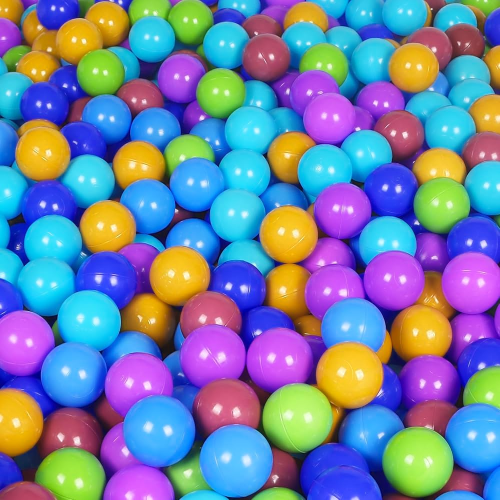
#> input picture assets/images/colored_balls.jpg, 1000 x 1000 px (shown at 1/2 size)
$ jupyter execute L19_2D_convolution.ipynb   (older library calls are emulated)
#> lines starting #> are read from the running program, lines starting #| are printed output that depends on the picture
### cv2.filter2D
universal function that accept to apply your own linear filters for different points:
* all coefficients are same - averaging and blur
* central coefficient is greater than others - possibly sharpness increasing
* positive and negative coefficients - changes in brightness and contours can be detected
* sum of coefficients equals zero - the Kernel often used for spatial changes of intensity

O(H W N), if N > 11 using the Fourier transform

[cell 1]
import cv2
import numpy as np
import matplotlib.pyplot as plt

from core.entities.constants import Paths as p

[cell 2]
image_path = p.IMAGE_ASSETS / "colored_balls.jpg"

img = cv2.imread(image_path, cv2.IMREAD_COLOR_RGB)
#> img is the input picture: shape (1000, 1000, 3); mean B, G, R 164.6, 128.7, 113.2
plt.figure()
plt.imshow(img)

# BLUR
the kernel has same coefficients

[cell 3]
k_size = 50
kernel = np.ones((k_size, k_size), np.float32) / (k_size*k_size)
kernel

[cell 4]
filtered = cv2.filter2D(img, -1, kernel)
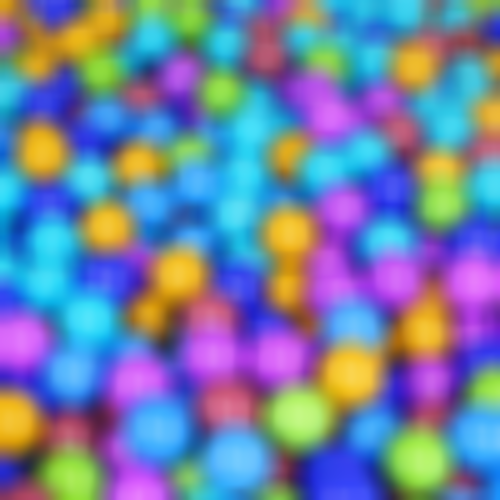
#> filtered: shape (1000, 1000, 3) (shown at 1/2 size); mean B, G, R 164.6, 128.8, 113.2
plt.figure()
plt.subplot(121)
plt.title("original")
plt.imshow(img)

plt.subplot(122)
plt.title("filtered")
plt.imshow(filtered)
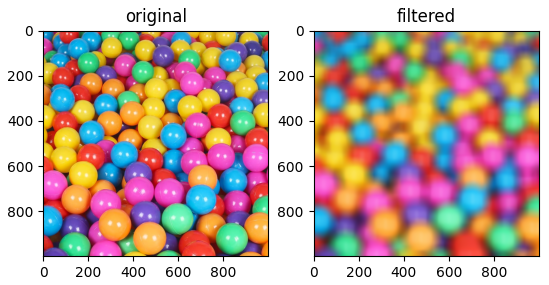
#> figure drawn by matplotlib, 2 panels; B, G, R data is drawn as R, G, B

1. Визначає локальне вікно (k_size * k_size).
2. Множить кожен піксель на відповідний коефіцієнт ядра.
3. Складає дев'ять результатів.
4. Записує отримане значення у відповідну позицію вихідного зображення.
5. Повторює операцію для інших пікселів.
Оскільки всі дев'ять коефіцієнтів однакові, результат дорівнює середній інтенсивності локального вікна.

# Sharpening

[cell 5]
kernel = np.array([
    [0, -1, 0],
    [-1, 5, -1],
    [0, -1, 0]
], dtype="float32")
kernel

[cell 6]
sharpened_raw = cv2.filter2D(img, cv2.CV_32F, kernel)
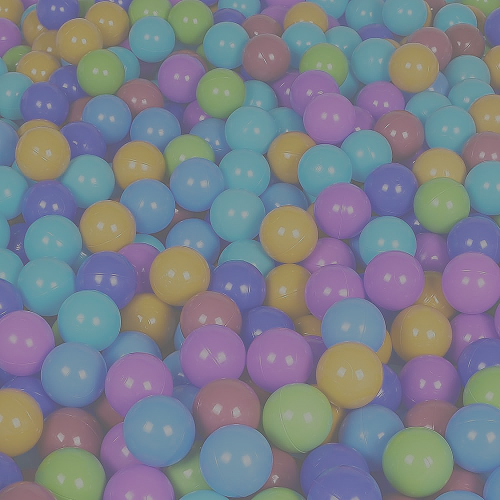
#> sharpened_raw: shape (1000, 1000, 3) float32 (shown at 1/2 size); mean B, G, R 164.6, 128.7, 113.2; drawn with min black and max white
sharpened_corrected = np.clip(sharpened_raw, 0, 255).astype("uint8")

plt.figure()
plt.subplot(131)
plt.title("original")
plt.imshow(img)
plt.axis('off')

plt.subplot(132)
plt.title("sharpened_raw")
plt.imshow(sharpened_raw / 255.0)
plt.axis('off')

plt.subplot(133)
plt.title("sharpened corrected")
plt.imshow(sharpened_corrected)
plt.axis('off')
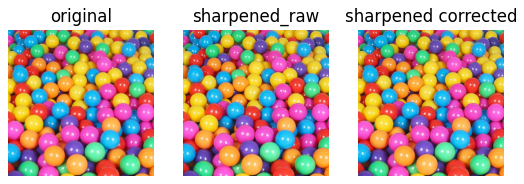
#> figure drawn by matplotlib, 3 panels; B, G, R data is drawn as R, G, B

# extraction of horizontal and vertical contours

[cell 7]
gray = cv2.cvtColor(img, cv2.COLOR_BGR2GRAY)
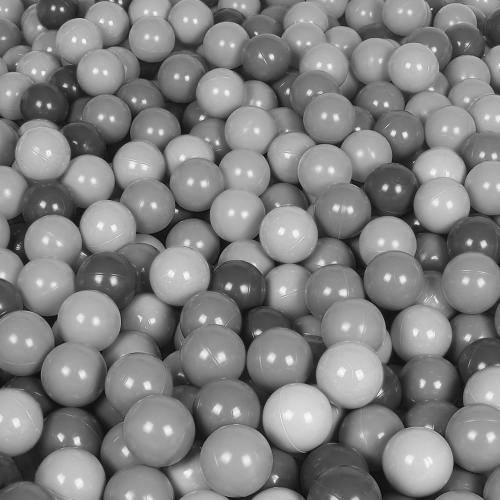
#> gray: shape (1000, 1000) (shown at 1/2 size); min 2, max 252, mean 128.2
plt.figure()
plt.imshow(gray, cmap="gray")

[cell 8]
kernel_x = np.array([
    [-1, 0, 1],
    [-2, 0, 2],
    [-1, 0, 1]
], dtype="float32")
kernel_y = np.array([
    [-1, -2, -1],
    [ 0,  0,  0],
    [ 1,  2,  1]
], dtype="float32")

[cell 9]
# save signs

grad_x = cv2.filter2D(gray, cv2.CV_32F, kernel_x)
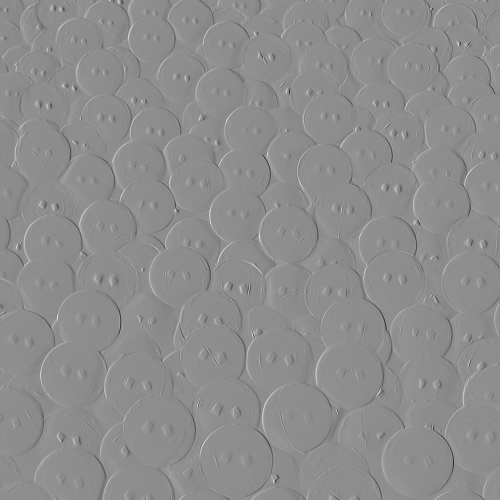
#> grad_x: shape (1000, 1000) float32 (shown at 1/2 size); min -736, max 590, mean 0; drawn with min black and max white
grad_y = cv2.filter2D(gray, cv2.CV_32F, kernel_y)
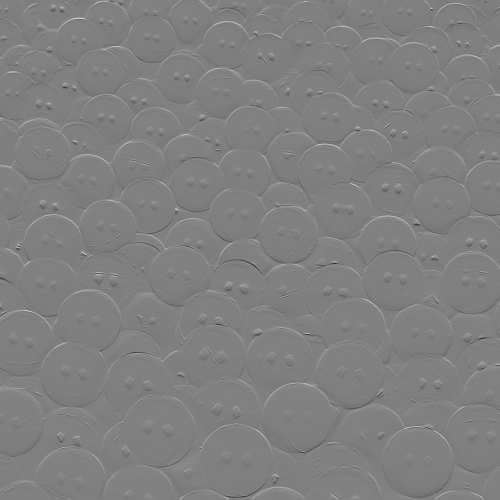
#> grad_y: shape (1000, 1000) float32 (shown at 1/2 size); min -799, max 788, mean 0; drawn with min black and max white

# Обчислюємо модуль відгуку для візуалізації
abs_x = cv2.convertScaleAbs(grad_x)
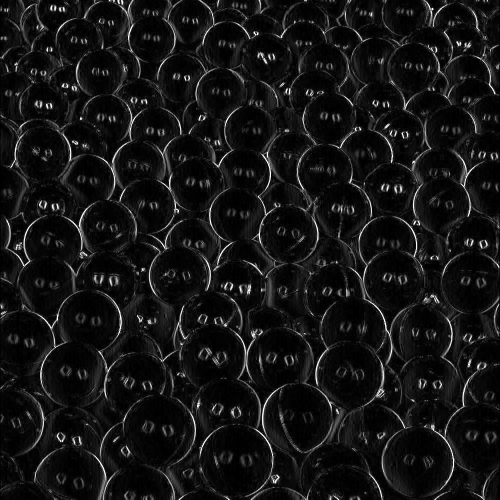
#> abs_x: shape (1000, 1000) (shown at 1/2 size); min 0, max 255, mean 20.8
abs_y = cv2.convertScaleAbs(grad_y)
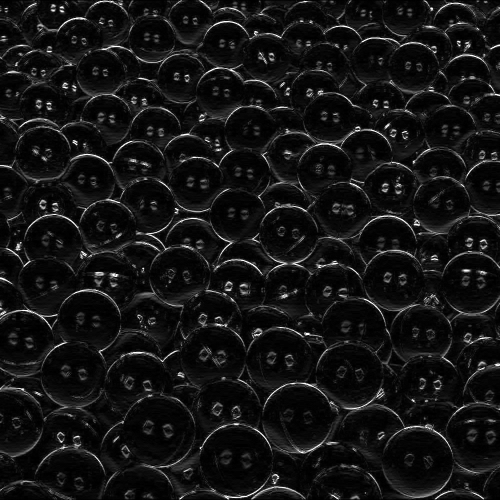
#> abs_y: shape (1000, 1000) (shown at 1/2 size); min 0, max 255, mean 20.5

# Об'єднуємо компоненти градієнта
magnitude = cv2.magnitude(grad_x, grad_y)
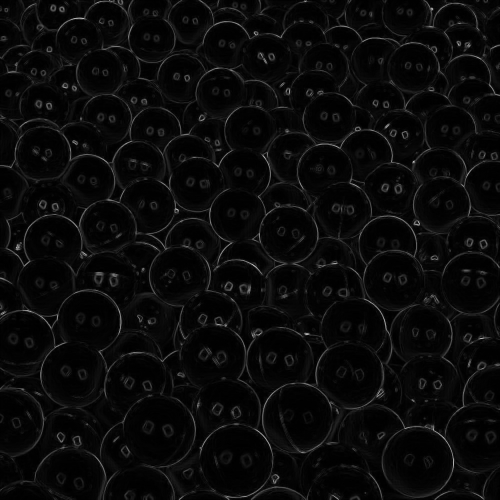
#> magnitude: shape (1000, 1000) float32 (shown at 1/2 size); min 0, max 803.1, mean 33.3; drawn with min black and max white

# Масштабуємо результат для відображення
magnitude_vis = cv2.normalize(
    magnitude,
    None,
    0,
    255,
    cv2.NORM_MINMAX
).astype(np.uint8)

cmap = plt.get_cmap("gray")

plt.figure()
plt.subplot(221)
plt.title("original gray")
plt.imshow(gray, cmap=cmap)
plt.axis('off')

plt.subplot(222)
plt.title("magnitude")
plt.imshow(magnitude, cmap=cmap)
plt.axis('off')

plt.subplot(223)
plt.title("gradient x")
plt.imshow(abs_x, cmap=cmap)
plt.axis('off')

plt.subplot(224)
plt.title("gradient y")
plt.imshow(abs_y, cmap=cmap)
plt.axis('off')
